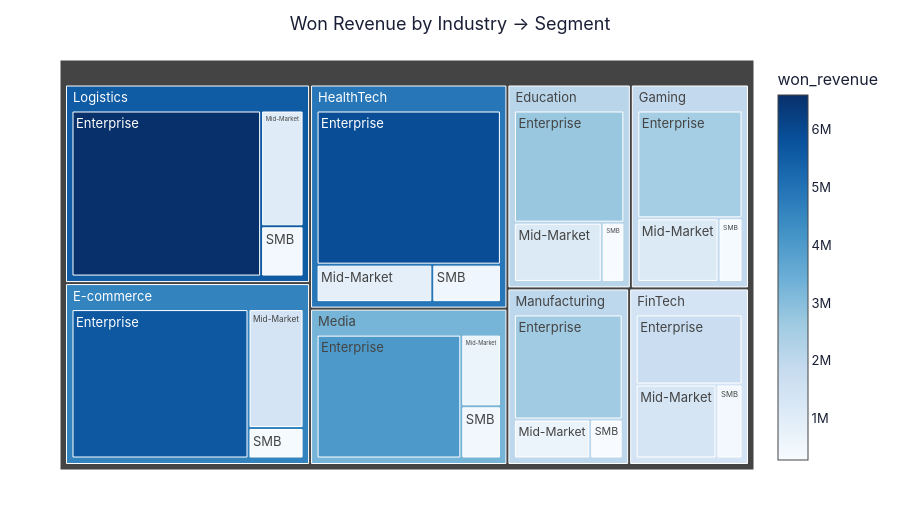

Source (notebook cell):
### Markdown cell above
### 1.4 Industry × Segment treemap

### Code cell
treemap_df = con.execute("""
SELECT a.Industry, a.Segment,
    SUM(o.Amount) FILTER (WHERE o.Stage = '06 - Closed Won') AS won_revenue
FROM Opportunities o
JOIN Accounts a USING (AccountId)
GROUP BY 1, 2
HAVING SUM(o.Amount) FILTER (WHERE o.Stage = '06 - Closed Won') > 0
""").df()

fig = px.treemap(treemap_df, path=['Industry', 'Segment'], values='won_revenue',
                 color='won_revenue', color_continuous_scale='Blues',
                 height=520,
                 title='Won Revenue by Industry → Segment')
fig.show()

### Figure 1 — Plotly figure (JSON) as saved in the notebook; plotly's stock layout.template omitted (floating-point values rounded to 4 significant figures)
{"data": [{"branchvalues": "total", "customdata": [[1363000.0], [533700.0], [636100.0], [287800.0], [358000.0], [1146000.0], [5902000.0], [1029000.0], [463200.0], [446900.0], [336800.0], [900600.0], [1147000.0], [295100.0], [2601000.0], [1397000.0], [5641000.0], [4019000.0], [439100.0], [676900.0], [6596000.0], [2732000.0], [2514000.0], [1708000.0], [1416000.0], [4898000.0], [3277000.0], [2049000.0], [4583000.0], [1939000.0], [5546000.0], [2124000.0]], "domain": {"x": [0.0, 1.0], "y": [0.0, 1.0]}, "hovertemplate": "labels=%{label}<br>won_revenue_sum=%{value}<br>parent=%{parent}<br>id=%{id}<br>won_revenue=%{color}<extra></extra>", "ids": ["FinTech/Mid-Market", "HealthTech/SMB", "Media/Mid-Market", "Manufacturing/SMB", "E-commerce/SMB", "Gaming/Mid-Market", "HealthTech/Enterprise", "Logistics/Mid-Market", "Media/SMB", "Logistics/SMB", "Gaming/SMB", "HealthTech/Mid-Market", "Education/Mid-Market", "Education/SMB", "Manufacturing/Enterprise", "E-commerce/Mid-Market", "E-commerce/Enterprise", "Media/Enterprise", "FinTech/SMB", "Manufacturing/Mid-Market", "Logistics/Enterprise", "Education/Enterprise", "Gaming/Enterprise", "FinTech/Enterprise", "FinTech", "HealthTech", "Media", "Manufacturing", "E-commerce", "Gaming", "Logistics", "Education"], "labels": ["Mid-Market", "SMB", "Mid-Market", "SMB", "SMB", "Mid-Market", "Enterprise", "Mid-Market", "SMB", "SMB", "SMB", "Mid-Market", "Mid-Market", "SMB", "Enterprise", "Mid-Market", "Enterprise", "Enterprise", "SMB", "Mid-Market", "Enterprise", "Enterprise", "Enterprise", "Enterprise", "FinTech", "HealthTech", "Media", "Manufacturing", "E-commerce", "Gaming", "Logistics", "Education"], "marker": {"coloraxis": "coloraxis", "colors": [1363000.0, 533700.0, 636100.0, 287800.0, 358000.0, 1146000.0, 5902000.0, 1029000.0, 463200.0, 446900.0, 336800.0, 900600.0, 1147000.0, 295100.0, 2601000.0, 1397000.0, 5641000.0, 4019000.0, 439100.0, 676900.0, 6596000.0, 2732000.0, 2514000.0, 1708000.0, 1416000.0, 4898000.0, 3277000.0, 2049000.0, 4583000.0, 1939000.0, 5546000.0, 2124000.0]}, "name": "", "parents": ["FinTech", "HealthTech", "Media", "Manufacturing", "E-commerce", "Gaming", "HealthTech", "Logistics", "Media", "Logistics", "Gaming", "HealthTech", "Education", "Education", "Manufacturing", "E-commerce", "E-commerce", "Media", "FinTech", "Manufacturing", "Logistics", "Education", "Gaming", "FinTech", "", "", "", "", "", "", "", ""], "type": "treemap", "values": [1363000.0, 533700.0, 636100.0, 287800.0, 358000.0, 1146000.0, 5902000.0, 1029000.0, 463200.0, 446900.0, 336800.0, 900600.0, 1147000.0, 295100.0, 2601000.0, 1397000.0, 5641000.0, 4019000.0, 439100.0, 676900.0, 6596000.0, 2732000.0, 2514000.0, 1708000.0, 3510000.0, 7337000.0, 5118000.0, 3566000.0, 7396000.0, 3997000.0, 8072000.0, 4174000.0]}], "layout": {"coloraxis": {"colorbar": {"title": {"text": "won_revenue"}}, "colorscale": [[0.0, "rgb(247,251,255)"], [0.125, "rgb(222,235,247)"], [0.25, "rgb(198,219,239)"], [0.375, "rgb(158,202,225)"], [0.5, "rgb(107,174,214)"], [0.625, "rgb(66,146,198)"], [0.75, "rgb(33,113,181)"], [0.875, "rgb(8,81,156)"], [1.0, "rgb(8,48,107)"]]}, "height": 520, "legend": {"tracegroupgap": 0}, "title": {"text": "Won Revenue by Industry → Segment"}}}
